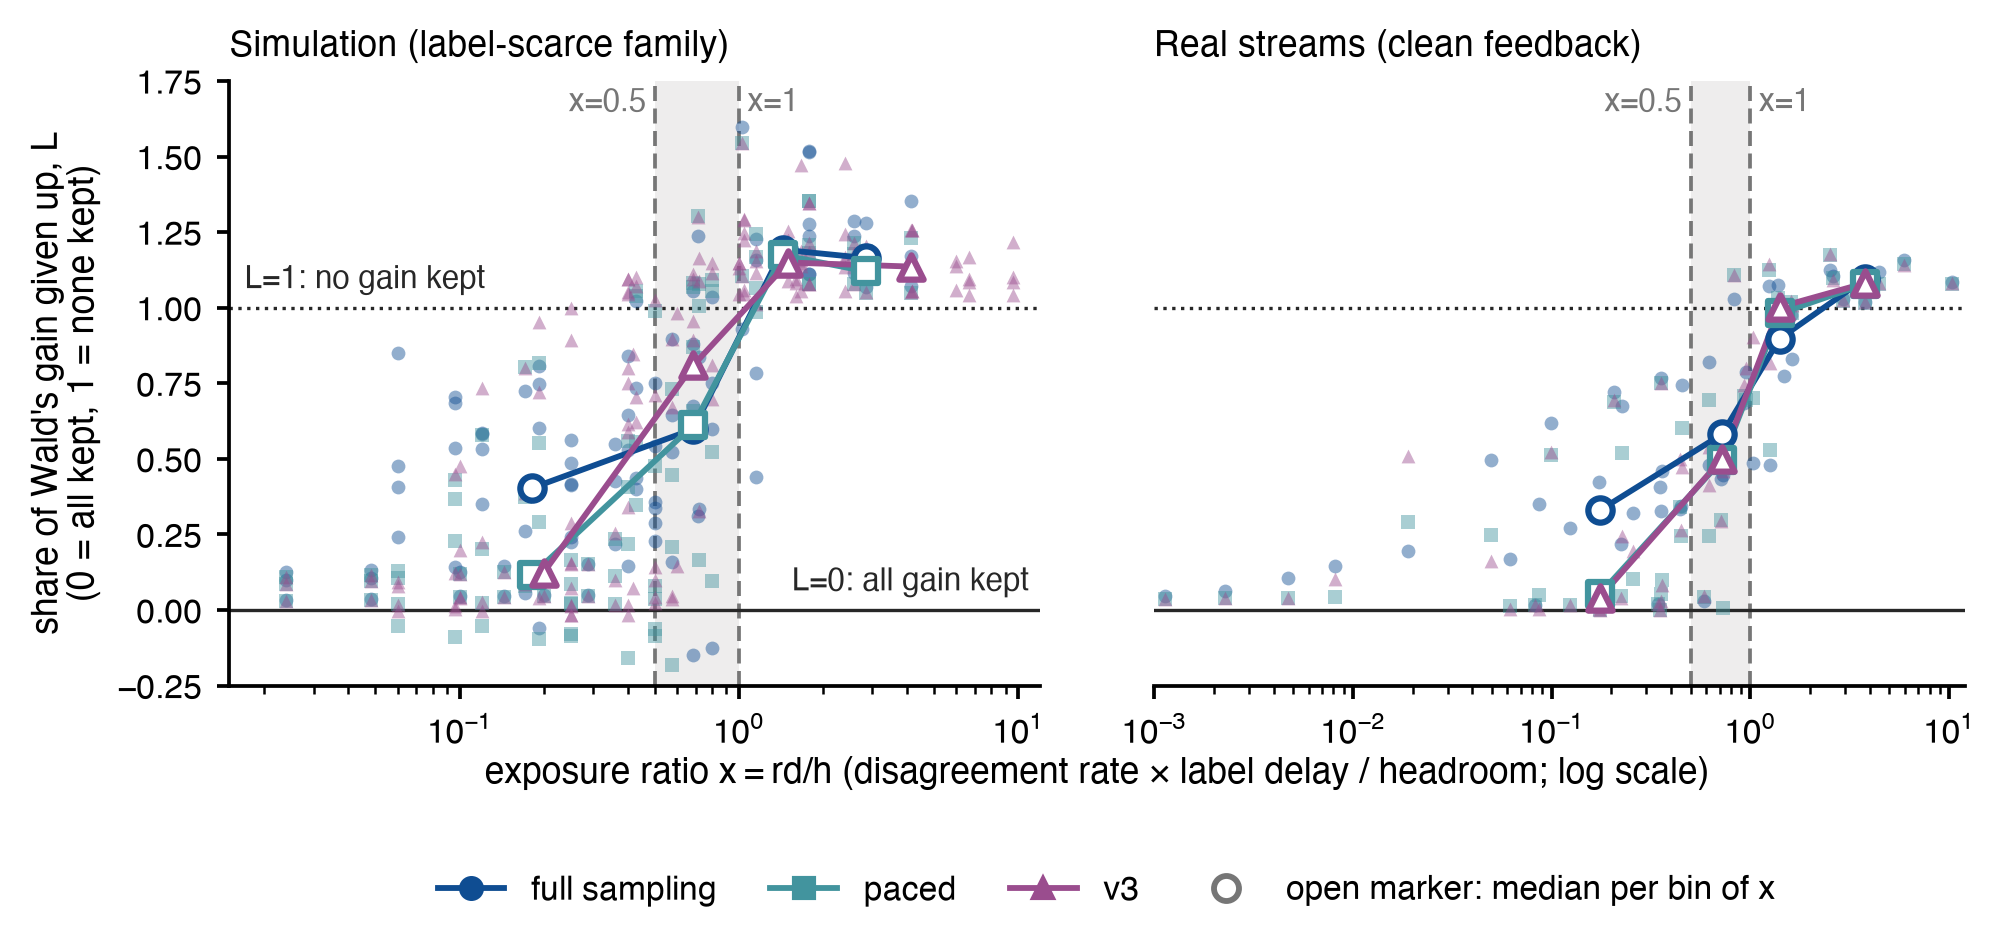

This figure's Python source:
"""Appendix version of the regime map (all points, all arms). Figure 2: cost of the guarantee L against exposure ratio x = r d / h (exposure_ratio_test.json)."""
import sys
from pathlib import Path

import numpy as np

sys.path.insert(0, str(Path(__file__).resolve().parent))
import matplotlib.pyplot as plt
from matplotlib.lines import Line2D
from style import ARM_STYLE, PALETTE as P, RES, WIDTH, apply_style, load_json, panel_label, save

ex = load_json(RES / "exposure_ratio_test.json")
rows = ex["rows"]
BINS = [(0.0, 0.5, "[0,0.5)"), (0.5, 1.0, "[0.5,1)"), (1.0, 2.0, "[1,2)"), (2.0, np.inf, "[2,inf)")]

apply_style(8.5)
fig, axes = plt.subplots(1, 2, figsize=(WIDTH, 3.1), sharey=True, gridspec_kw=dict(wspace=0.14))
meds = {}
for ax, (src, title) in zip(axes, (("scarce", "Simulation (label-scarce family)"), ("real", "Real streams (clean feedback)"))):
    ax.axvspan(0.5, 1.0, color=P["neutral"], alpha=0.35, lw=0)
    ax.axvline(0.5, color=P["grey"], lw=0.9, ls=(0, (4, 2)))
    ax.axvline(1.0, color=P["grey"], lw=0.9, ls=(0, (4, 2)))
    ax.axhline(0.0, color=P["dark"], lw=0.8)
    ax.axhline(1.0, color=P["dark"], lw=0.8, ls=":")
    for arm, (lab, col, mk) in ARM_STYLE.items():
        pts = [(r["x"], r["L"]) for r in rows if r["source"] == src and r["arm"] == arm]
        x, L = np.array(pts).T
        ax.scatter(x, L, s=11, color=col, marker=mk, alpha=0.45, linewidths=0, zorder=3)
        bx, by = [], []
        for lo, hi, key in BINS:
            m = (x >= lo) & (x < hi)
            bx.append(np.exp(np.median(np.log(x[m])))); by.append(np.median(L[m]))
            meds[(src, arm, key)] = (int(m.sum()), float(np.median(L[m])))
        ax.plot(bx, by, color=col, lw=1.4, zorder=4)
        ax.scatter(bx, by, s=34, color="white", edgecolor=col, marker=mk, linewidths=1.5, zorder=5)
    ax.set_xscale("log"); ax.set_xlim(1.5e-2 if src == "scarce" else 1e-3, 12); ax.set_ylim(-0.25, 1.75)
    ax.set_title(title, loc="left", fontsize=8.5)
    ax.text(0.5, 1.68, "$x$=0.5 ", ha="right", va="center", fontsize=7.5, color=P["grey"], rotation=0)
    ax.text(1.0, 1.68, " $x$=1", ha="left", va="center", fontsize=7.5, color=P["grey"])
axes[0].set_ylabel("share of Wald's gain given up, $L$\n(0 = all kept, 1 = none kept)")
axes[0].text(1.7e-2, 1.04, "$L$=1: no gain kept", fontsize=7.5, color=P["dark"], va="bottom")
axes[0].text(11, 0.04, "$L$=0: all gain kept", fontsize=7.5, color=P["dark"], va="bottom", ha="right")
axes[1].tick_params(axis="y", left=False)
axes[1].spines["left"].set_visible(False)
handles = [Line2D([], [], color=c, marker=m, lw=1.4, ms=5, label=l) for l, c, m in ARM_STYLE.values()]
handles.append(Line2D([], [], color=P["grey"], marker="o", mfc="white", mew=1.4, lw=0, ms=6, label="open marker: median per bin of $x$"))
fig.subplots_adjust(bottom=0.27, top=0.92, left=0.1, right=0.99)
fig.text(0.545, 0.175, "exposure ratio $x=rd/h$ (disagreement rate $\\times$ label delay / headroom; log scale)", fontsize=8.5, ha="center", va="center")
fig.legend(handles=handles, loc="lower center", ncol=4, bbox_to_anchor=(0.55, 0.0), fontsize=8, columnspacing=1.6)
save(fig, "regime_map_full")
for k, v in meds.items():
    print(k, v)
for k, v in ex["summary"]["bins"].items():
    src, arm = k.split("/")
    for _, _, key in BINS:
        n, med = meds[(src, arm, key)]
        assert n == v[key]["n"] and abs(med - v[key]["median_L"]) < 1e-9, (k, key, n, med, v[key])
print("bins match exposure_ratio_test.json summary")
